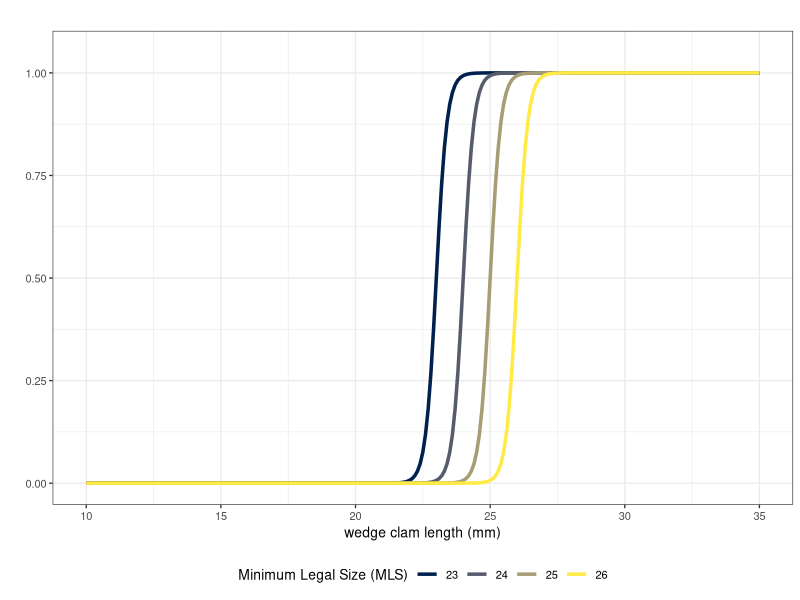

Recreate this plot in R. (Note: this script raises an error after producing the figure.)
## ---- chunk 1
knitr::opts_chunk$set(echo = FALSE,
                      message = FALSE,
                      warning = FALSE,
                      fig.align = 'center')
## ---- chunk 2
library(tidyverse)
## ---- chunk 3

logistic_selectivity <- function(length, L50, slope) {
  1 / (1 + exp(-slope * (length - L50)))
}
lengths <- seq(10, 35, by = 0.1)  
L50_values <- c(23, 24, 25, 26)
slope <- 5
selectivity_data <- expand.grid(length = lengths, L50 = L50_values) %>%
  mutate(selectivity = logistic_selectivity(length, L50, slope),
         L50 = factor(L50, levels = L50_values))

selfix <- ggplot(selectivity_data, aes(x = length, 
                             y = selectivity, 
                             color = L50)) +
  geom_line(size = 1.2) +
  labs(
    title = "",
    x = "wedge clam length (mm)",
    y = "",
    color = expression(L[50])
  ) +
  theme_bw(base_size = 10) +
  scale_color_viridis_d(option = "E",
                     name ="Minimum Legal Size (MLS)")+
  theme(legend.position = "bottom")+
  ylim(0, 1.05)
selfix 
## ---- chunk 4
knitr::include_graphics("Fig/diagram.png") 
## ---- chunk 5
knitr::include_graphics("Fig/area_conceptual.png") 
## ---- chunk 6
knitr::include_graphics("Fig/data_plot.png") 
## ---- chunk 7
knitr::include_graphics("Fig/DFT.jpeg") 
## ---- chunk 8
knitr::include_graphics("Fig/index.png") 
## ---- chunk 9
knitr::include_graphics("Fig/Fits_C_P.png") 
## ---- chunk 10
knitr::include_graphics(c('Fig/retro.png',
                          'Fig/MASE.png'))

## ---- chunk 11
knitr::include_graphics("Fig/varpob.png") 
## ---- chunk 12
knitr::include_graphics("Fig/tablavariable.png") 
## ---- chunk 13
knitr::include_graphics("Fig/status.png") 
